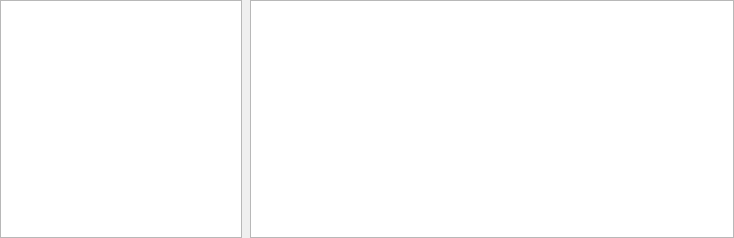
<?xml version="1.0" encoding="UTF-8"?>
<ui version="4.0">
 <class>VolumeLocalizerView</class>
 <widget class="QWidget" name="VolumeLocalizerView">
  <property name="geometry">
   <rect>
    <x>0</x>
    <y>0</y>
    <width>734</width>
    <height>238</height>
   </rect>
  </property>
  <property name="windowTitle">
   <string>Form</string>
  </property>
  <layout class="QHBoxLayout" name="horizontalLayout">
   <property name="leftMargin">
    <number>0</number>
   </property>
   <property name="topMargin">
    <number>0</number>
   </property>
   <property name="rightMargin">
    <number>0</number>
   </property>
   <property name="bottomMargin">
    <number>0</number>
   </property>
   <item>
    <widget class="EnfaceView" name="graphicsViewLocalizer">
     <property name="sizePolicy">
      <sizepolicy hsizetype="Preferred" vsizetype="Preferred">
       <horstretch>2</horstretch>
       <verstretch>2</verstretch>
      </sizepolicy>
     </property>
     <property name="minimumSize">
      <size>
       <width>200</width>
       <height>200</height>
      </size>
     </property>
    </widget>
   </item>
   <item>
    <spacer name="horizontalSpacer_3">
     <property name="orientation">
      <enum>Qt::Horizontal</enum>
     </property>
     <property name="sizeType">
      <enum>QSizePolicy::Preferred</enum>
     </property>
     <property name="sizeHint" stdset="0">
      <size>
       <width>2</width>
       <height>20</height>
      </size>
     </property>
    </spacer>
   </item>
   <item>
    <widget class="VolumeView" name="graphicsViewVolume">
     <property name="sizePolicy">
      <sizepolicy hsizetype="Preferred" vsizetype="Preferred">
       <horstretch>4</horstretch>
       <verstretch>2</verstretch>
      </sizepolicy>
     </property>
     <property name="minimumSize">
      <size>
       <width>300</width>
       <height>200</height>
      </size>
     </property>
    </widget>
   </item>
  </layout>
 </widget>
 <customwidgets>
  <customwidget>
   <class>VolumeView</class>
   <extends>QGraphicsView</extends>
   <header>oat.views.graphics</header>
  </customwidget>
  <customwidget>
   <class>EnfaceView</class>
   <extends>QGraphicsView</extends>
   <header>oat.views.graphics</header>
  </customwidget>
 </customwidgets>
 <resources>
  <include location="resources.qrc"/>
 </resources>
 <connections/>
</ui>
